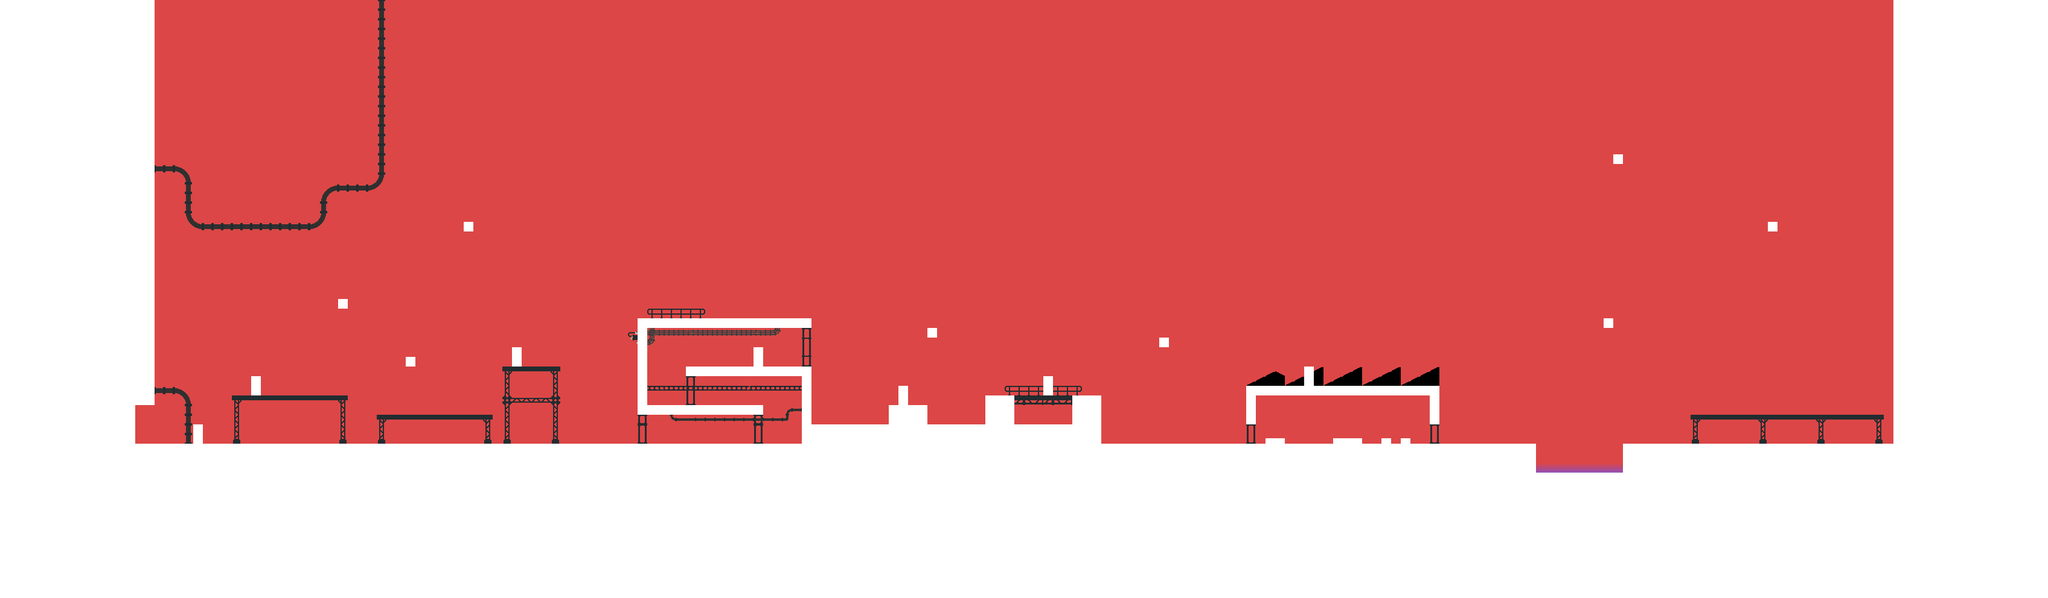

A level layout from a 2D game, rendered from its tile map. Below: a short description, then the map file with tile-grid data replaced by summaries:
An orthogonal 212x62 tile map with 16x16 px tiles, 20 tile layers (miasma, backbackground, background, miasma, ...), 4 tilesets.

<map version="1.4" tiledversion="1.4.3" orientation="orthogonal" renderorder="right-down" width="212" height="62" tilewidth="16" tileheight="16" infinite="0" nextlayerid="29" nextobjectid="1">
 <tileset firstgid="1" source="../../.tileset_resources/industry_tileset_colored.tsx" />
 <tileset firstgid="1161" source="../../.tileset_resources/industrial_tilesheet.tsx" />
 <tileset firstgid="2321" source="../../.tileset_resources/backgrounds.tsx" />
 <tileset firstgid="2385" source="../../.tileset_resources/industry_tileset_white.tsx" />
 <group id="21" name="Background">
  <layer id="26" name="miasma" width="212" height="62" tintcolor="#32ffffff">
   <data>[13144 cells, 13144 non-empty, 3 distinct tile ids]</data>
  </layer>
  <layer id="1" name="backbackground" width="212" height="62">
   <data>[13144 cells, 72 non-empty, 20 distinct tile ids]</data>
  </layer>
  <layer id="2" name="background" width="212" height="62">
   <data>[13144 cells, 910 non-empty, 60 distinct tile ids]</data>
  </layer>
 </group>
 <group id="19" name="Midground">
  <layer id="27" name="miasma" width="212" height="62" tintcolor="#32ffffff">
   <data>[13144 cells, 13144 non-empty, 3 distinct tile ids]</data>
  </layer>
  <layer id="3" name="midground" width="212" height="62">
   <data>[13144 cells, 120 non-empty, 82 distinct tile ids]</data>
  </layer>
  <layer id="8" name="midground1" width="212" height="62">
   <data>[13144 cells, 362 non-empty, 111 distinct tile ids]</data>
  </layer>
 </group>
 <group id="18" name="Frontground">
  <layer id="22" name="building" width="212" height="62" tintcolor="#565656">
   <data>[13144 cells, 354 non-empty, 1 distinct tile ids]</data>
  </layer>
  <layer id="28" name="miasma" width="212" height="62" tintcolor="#32ffffff">
   <data>[13144 cells, 13144 non-empty, 3 distinct tile ids]</data>
  </layer>
  <layer id="6" name="frontground" width="212" height="62">
   <data>[13144 cells, 66 non-empty, 20 distinct tile ids]</data>
  </layer>
  <layer id="7" name="frontground1" width="212" height="62">
   <data>[13144 cells, 106 non-empty, 24 distinct tile ids]</data>
  </layer>
 </group>
 <group id="17" name="Foreground">
  <layer id="5" name="foreground" width="212" height="62">
   <data>[13144 cells, 4962 non-empty, 26 distinct tile ids]</data>
  </layer>
  <layer id="23" name="foreground1" width="212" height="62">
   <data>[13144 cells, 39 non-empty, 6 distinct tile ids]</data>
  </layer>
 </group>
 <group id="15" name="Entities">
  <layer id="25" name="hitable_colliders" width="212" height="62" tintcolor="#640064">
   <data>[13144 cells, 7 non-empty, 1 distinct tile ids]</data>
  </layer>
  <layer id="24" name="death_colliders" width="212" height="62" tintcolor="#c80064">
   <data>[13144 cells, 47 non-empty, 2 distinct tile ids]</data>
  </layer>
  <layer id="16" name="level_transition" width="212" height="62" tintcolor="#0000fe">
   <data>[13144 cells, 173 non-empty, 1 distinct tile ids]</data>
  </layer>
  <layer id="11" name="player" width="212" height="62" tintcolor="#0000ff">
   <data>[13144 cells, 2 non-empty, 1 distinct tile ids]</data>
  </layer>
  <layer id="13" name="toxic_water" width="212" height="62" tintcolor="#fe964b">
   <data>[13144 cells, 40 non-empty, 1 distinct tile ids]</data>
  </layer>
  <layer id="10" name="collisions" width="212" height="62" tintcolor="#00ff00">
   <data>[13144 cells, 4931 non-empty, 11 distinct tile ids]</data>
  </layer>
  <layer id="14" name="flying_enemies" width="212" height="62" tintcolor="#fe0000">
   <data>[13144 cells, 8 non-empty, 1 distinct tile ids]</data>
  </layer>
  <layer id="12" name="enemies" width="212" height="62" tintcolor="#ff0000">
   <data>[13144 cells, 12 non-empty, 1 distinct tile ids]</data>
  </layer>
 </group>
</map>
